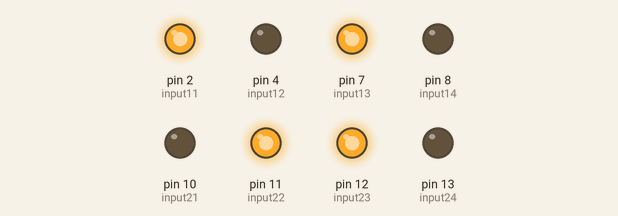
The sketch below on a simulated Arduino Uno, built with avr-gcc and run on an emulated ATmega328P. Shown: output pins drawn as LEDs (lit = HIGH).

Above: at 3.0 s.
At 19.7 s:
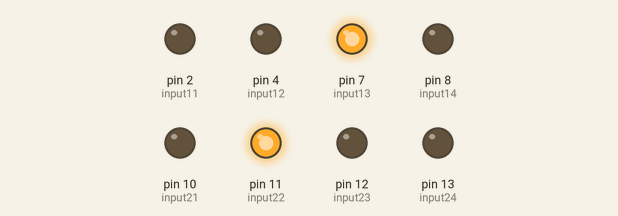
At 31.5 s:
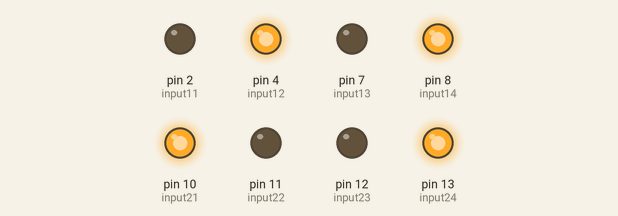
At 42.0 s:
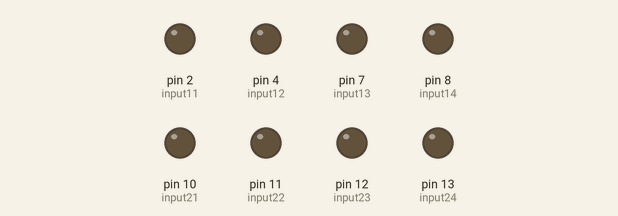
At 58.5 s:
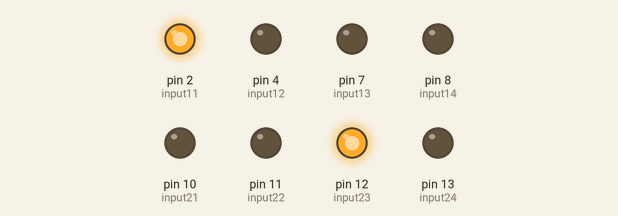
Timing chart, 0 to 64.4 s (numbered marks = the images above):
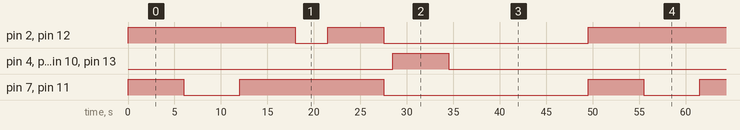

The sketch:

wasd.ino
```cpp
/*
  --> This sketch runs motors in different directions.
  --> After setting up the Robot, upload this sketch to arduino.
  --> This can be used to test if motors are working correctly or not and also if the robot is executing steering commands correctly(e.g, on different surfaces)
*/

// motor driver 1
// motor one
int input11 = 2;
int input12 = 4;


// motor two
int input13 = 7;
int input14 = 8;


// motor driver 2
// motor three
int input23 = 12;
int input24 = 13;


// motor four
int input21 = 10;
int input22 = 11;


void setup()
{
  //motor drive 1
  // motor 1
  pinMode(input11, OUTPUT);
  pinMode(input12, OUTPUT);

  // motor 2
  pinMode(input13, OUTPUT);
  pinMode(input14, OUTPUT);


  //motor drive 2
  // motor 3
  pinMode(input23, OUTPUT);
  pinMode(input24, OUTPUT);

  // motor 4
  pinMode(input21, OUTPUT);
  pinMode(input22, OUTPUT);

  Serial.begin(9600);

}


// this function will run all the motors in forward direction
// parameter delayTime indicates the time for which we want to execute the command
void move_forward( int delayTime )
{
  //assigning input directions to motor driver 1

  // motor 1
  digitalWrite(input11, HIGH);
  digitalWrite(input12, LOW);

  //motor 2
  digitalWrite(input13, HIGH);
  digitalWrite(input14, LOW);


  //assigning input directions to motor driver 2

  //motor 3
  digitalWrite(input23, HIGH);
  digitalWrite(input24, LOW);

  //motor 4
  digitalWrite(input21, LOW);
  digitalWrite(input22, HIGH);

  delay(delayTime);
}


// this function will run all the motors in backward direction
// parameter delayTime indicates the time for which we want to execute the command
void move_backward(int delayTime)
{
  // Executing this function resulted in shutting off of powerbank, most likely reason maybe since we were not only making high pins to low but also low to high
  // This may have resulted in a lot of usage of current, Hence, we first stop the robot so that current used is less. This seems to work for this particular case.
  stop(1000);


  //assigning input directions to motor driver 1

  // motor 1
  digitalWrite(input11, LOW);
  digitalWrite(input12, HIGH);

  //motor 2
  digitalWrite(input13, LOW);
  digitalWrite(input14, HIGH);


  //assigning input directions to motor driver 2

  //motor 3
  digitalWrite(input23, LOW);
  digitalWrite(input24, HIGH);

  //motor 4
  digitalWrite(input21, HIGH);
  digitalWrite(input22, LOW);

  delay(delayTime);

}


// this function will run right motors in forward direction
// parameter delayTime indicates the time for which we want to execute the command
void move_right(int delayTime)
{
  //assigning input directions to motor driver 1

  // motor 1
  digitalWrite(input11, LOW);
  digitalWrite(input12, LOW);

  //motor 2
  digitalWrite(input13, HIGH);
  digitalWrite(input14, LOW);


  //assigning input directions to motor driver 2

  //motor 3
  digitalWrite(input23, LOW);
  digitalWrite(input24, LOW);

  //motor 4
  digitalWrite(input21, LOW);
  digitalWrite(input22, HIGH);

  delay(delayTime);
}


// this function will run left motors in forward direction
// parameter delayTime indicates the time for which we want to execute the command
void move_left(int delayTime)
{
  //assigning input directions to motor driver 1

  // motor 1
  digitalWrite(input11, HIGH);
  digitalWrite(input12, LOW);

  //motor 2
  digitalWrite(input13, LOW);
  digitalWrite(input14, LOW);


  //assigning input directions to motor driver 2

  //motor 3
  digitalWrite(input23, HIGH);
  digitalWrite(input24, LOW);

  //motor 4
  digitalWrite(input21, LOW);
  digitalWrite(input22, LOW);

  delay(delayTime);
}


// this function will stop all motors
// parameter delayTime indicates the time for which we want to execute the command
void stop(int delayTime)
{

  //assigning input directions to motor driver 1

  // motor 1
  digitalWrite(input11, LOW);
  digitalWrite(input12, LOW);

  //motor 2
  digitalWrite(input13, LOW);
  digitalWrite(input14, LOW);


  //assigning input directions to motor driver 2

  //motor 3
  digitalWrite(input23, LOW);
  digitalWrite(input24, LOW);

  //motor 4
  digitalWrite(input21, LOW);
  digitalWrite(input22, LOW);

  delay(delayTime);
}

void loop()
{
  move_forward(5000);
  delay(1000);
  move_left(5000);
  delay(1000);
  move_forward(5000);
  delay(1000);
  move_right(2500);
  delay(1000);
  move_forward(5000);
  delay(1000);
  move_backward(5000);
  delay(1000);
  stop(10000);
  delay(5000);
}
```

Measured:
- by itself, pin 2 (input11), pin 12 (input23): repeats every 49.5 s: LOW 3.5 s, HIGH 6.0 s, LOW 22.0 s, HIGH 18.0 s
- by itself, pin 4 (input12), pin 8 (input14), pin 10 (input21), pin 13 (input24): alternates HIGH for 6.0 s and LOW for 43.5 s
- by itself, pin 7 (input13), pin 11 (input22): repeats every 49.5 s: LOW 6.0 s, HIGH 15.5 s, LOW 22.0 s, HIGH 6.0 s
